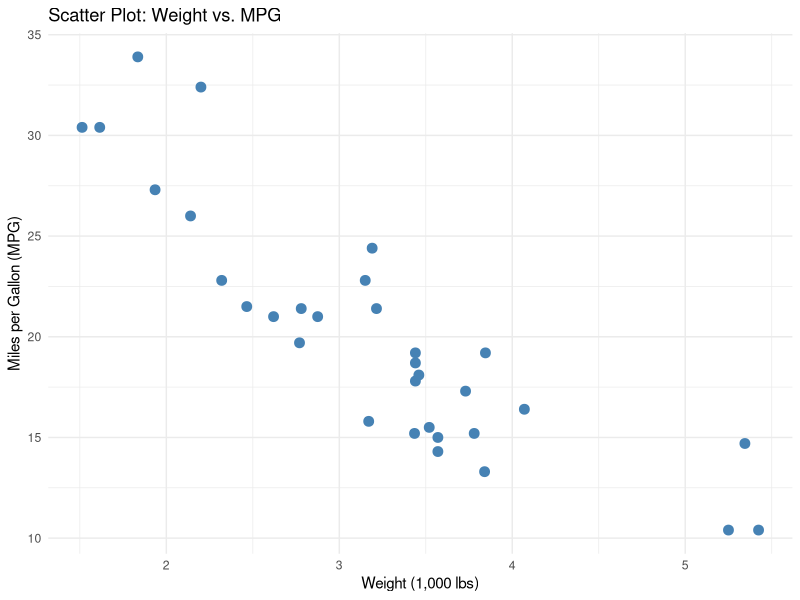

Recreate this plot in R.
install.packages("ggplot2")

library(ggplot2)

ggplot(mtcars, aes(x = wt, y = mpg)) +
  geom_point(color = "steelblue", size = 3) +
  labs(
    title = "Scatter Plot: Weight vs. MPG",
    x = "Weight (1,000 lbs)",
    y = "Miles per Gallon (MPG)"
  ) +
  theme_minimal()
